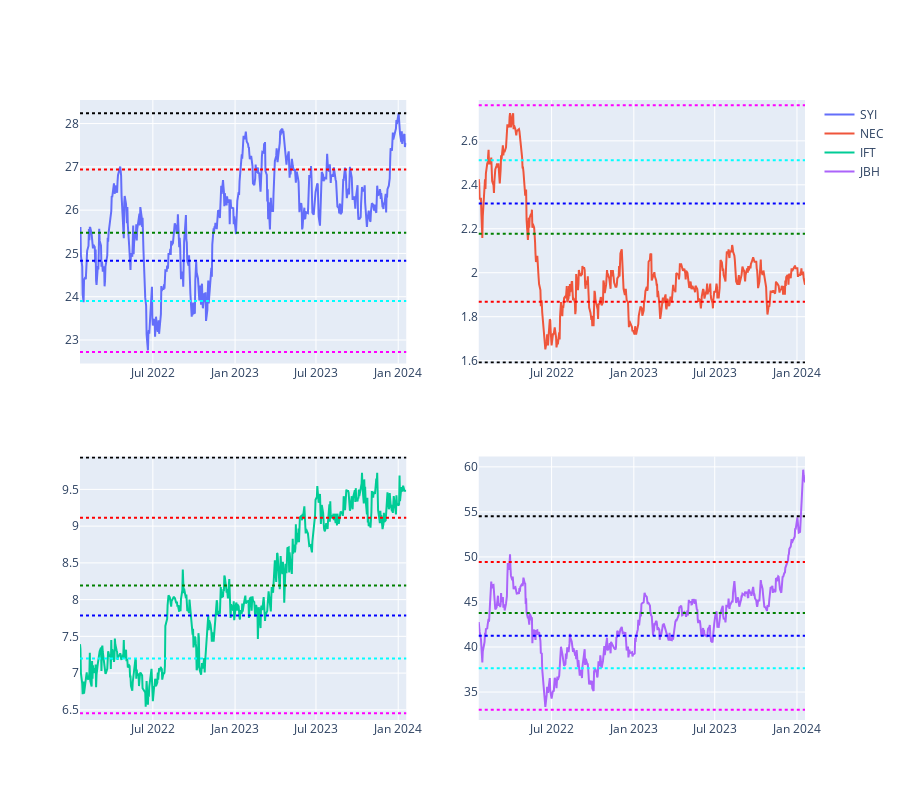

The cell this chart's notebook holds for it:
### Code cell
fibonacci_retracement_strategy(STOCK_CODES, days = 365 * 2)

### Figure 1 — Plotly figure (JSON) as saved in the notebook; plotly's stock layout.template omitted (floating-point values rounded to 4 significant figures; data arrays with more than 128 entries replaced by an {"elided": "..."} marker saying what was removed)
{"data": [{"name": "SYI", "type": "scatter", "x": {"elided": "504 str values"}, "xaxis": "x", "y": {"elided": "504 float values"}, "yaxis": "y"}, {"name": "NEC", "type": "scatter", "x": {"elided": "504 str values"}, "xaxis": "x2", "y": {"elided": "504 float values"}, "yaxis": "y2"}, {"name": "IFT", "type": "scatter", "x": {"elided": "503 str values"}, "xaxis": "x3", "y": {"elided": "503 float values"}, "yaxis": "y3"}, {"name": "JBH", "type": "scatter", "x": {"elided": "504 str values"}, "xaxis": "x4", "y": {"elided": "504 float values"}, "yaxis": "y4"}], "layout": {"height": 800, "shapes": [{"line": {"color": "black", "dash": "dot"}, "type": "line", "x0": 0, "x1": 1, "xref": "x domain", "y0": 28.24, "y1": 28.24, "yref": "y"}, {"line": {"color": "red", "dash": "dot"}, "type": "line", "x0": 0, "x1": 1, "xref": "x domain", "y0": 26.94, "y1": 26.94, "yref": "y"}, {"line": {"color": "green", "dash": "dot"}, "type": "line", "x0": 0, "x1": 1, "xref": "x domain", "y0": 25.48, "y1": 25.48, "yref": "y"}, {"line": {"color": "blue", "dash": "dot"}, "type": "line", "x0": 0, "x1": 1, "xref": "x domain", "y0": 24.83, "y1": 24.83, "yref": "y"}, {"line": {"color": "cyan", "dash": "dot"}, "type": "line", "x0": 0, "x1": 1, "xref": "x domain", "y0": 23.9, "y1": 23.9, "yref": "y"}, {"line": {"color": "magenta", "dash": "dot"}, "type": "line", "x0": 0, "x1": 1, "xref": "x domain", "y0": 22.72, "y1": 22.72, "yref": "y"}, {"line": {"color": "black", "dash": "dot"}, "type": "line", "x0": 0, "x1": 1, "xref": "x2 domain", "y0": 1.592, "y1": 1.592, "yref": "y2"}, {"line": {"color": "red", "dash": "dot"}, "type": "line", "x0": 0, "x1": 1, "xref": "x2 domain", "y0": 1.868, "y1": 1.868, "yref": "y2"}, {"line": {"color": "green", "dash": "dot"}, "type": "line", "x0": 0, "x1": 1, "xref": "x2 domain", "y0": 2.177, "y1": 2.177, "yref": "y2"}, {"line": {"color": "blue", "dash": "dot"}, "type": "line", "x0": 0, "x1": 1, "xref": "x2 domain", "y0": 2.315, "y1": 2.315, "yref": "y2"}, {"line": {"color": "cyan", "dash": "dot"}, "type": "line", "x0": 0, "x1": 1, "xref": "x2 domain", "y0": 2.512, "y1": 2.512, "yref": "y2"}, {"line": {"color": "magenta", "dash": "dot"}, "type": "line", "x0": 0, "x1": 1, "xref": "x2 domain", "y0": 2.762, "y1": 2.762, "yref": "y2"}, {"line": {"color": "black", "dash": "dot"}, "type": "line", "x0": 0, "x1": 1, "xref": "x3 domain", "y0": 9.934, "y1": 9.934, "yref": "y3"}, {"line": {"color": "red", "dash": "dot"}, "type": "line", "x0": 0, "x1": 1, "xref": "x3 domain", "y0": 9.113, "y1": 9.113, "yref": "y3"}, {"line": {"color": "green", "dash": "dot"}, "type": "line", "x0": 0, "x1": 1, "xref": "x3 domain", "y0": 8.194, "y1": 8.194, "yref": "y3"}, {"line": {"color": "blue", "dash": "dot"}, "type": "line", "x0": 0, "x1": 1, "xref": "x3 domain", "y0": 7.783, "y1": 7.783, "yref": "y3"}, {"line": {"color": "cyan", "dash": "dot"}, "type": "line", "x0": 0, "x1": 1, "xref": "x3 domain", "y0": 7.198, "y1": 7.198, "yref": "y3"}, {"line": {"color": "magenta", "dash": "dot"}, "type": "line", "x0": 0, "x1": 1, "xref": "x3 domain", "y0": 6.454, "y1": 6.454, "yref": "y3"}, {"line": {"color": "black", "dash": "dot"}, "type": "line", "x0": 0, "x1": 1, "xref": "x4 domain", "y0": 54.52, "y1": 54.52, "yref": "y4"}, {"line": {"color": "red", "dash": "dot"}, "type": "line", "x0": 0, "x1": 1, "xref": "x4 domain", "y0": 49.45, "y1": 49.45, "yref": "y4"}, {"line": {"color": "green", "dash": "dot"}, "type": "line", "x0": 0, "x1": 1, "xref": "x4 domain", "y0": 43.78, "y1": 43.78, "yref": "y4"}, {"line": {"color": "blue", "dash": "dot"}, "type": "line", "x0": 0, "x1": 1, "xref": "x4 domain", "y0": 41.24, "y1": 41.24, "yref": "y4"}, {"line": {"color": "cyan", "dash": "dot"}, "type": "line", "x0": 0, "x1": 1, "xref": "x4 domain", "y0": 37.63, "y1": 37.63, "yref": "y4"}, {"line": {"color": "magenta", "dash": "dot"}, "type": "line", "x0": 0, "x1": 1, "xref": "x4 domain", "y0": 33.04, "y1": 33.04, "yref": "y4"}], "xaxis": {"anchor": "y", "domain": [0, 0.45], "range": ["2022-01-19", "2024-01-19"]}, "xaxis2": {"anchor": "y2", "domain": [0.55, 1], "range": ["2022-01-19", "2024-01-19"]}, "xaxis3": {"anchor": "y3", "domain": [0, 0.45], "range": ["2022-01-19", "2024-01-19"]}, "xaxis4": {"anchor": "y4", "domain": [0.55, 1], "range": ["2022-01-19", "2024-01-19"]}, "yaxis": {"anchor": "x", "domain": [0.575, 1]}, "yaxis2": {"anchor": "x2", "domain": [0.575, 1]}, "yaxis3": {"anchor": "x3", "domain": [0, 0.425]}, "yaxis4": {"anchor": "x4", "domain": [0, 0.425]}}}
